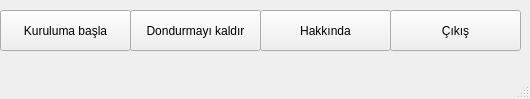
<?xml version="1.0" encoding="UTF-8"?>
<ui version="4.0">
 <class>MainWindow</class>
 <widget class="QMainWindow" name="MainWindow">
  <property name="geometry">
   <rect>
    <x>0</x>
    <y>0</y>
    <width>530</width>
    <height>99</height>
   </rect>
  </property>
  <property name="windowTitle">
   <string>LinFreeze</string>
  </property>
  <widget class="QWidget" name="centralwidget">
   <widget class="QPushButton" name="pushButton">
    <property name="geometry">
     <rect>
      <x>0</x>
      <y>10</y>
      <width>131</width>
      <height>41</height>
     </rect>
    </property>
    <property name="text">
     <string>Kuruluma başla</string>
    </property>
   </widget>
   <widget class="QPushButton" name="pushButton_2">
    <property name="geometry">
     <rect>
      <x>130</x>
      <y>10</y>
      <width>131</width>
      <height>41</height>
     </rect>
    </property>
    <property name="text">
     <string>Dondurmayı kaldır</string>
    </property>
   </widget>
   <widget class="QPushButton" name="pushButton_3">
    <property name="geometry">
     <rect>
      <x>260</x>
      <y>10</y>
      <width>131</width>
      <height>41</height>
     </rect>
    </property>
    <property name="text">
     <string>Hakkında</string>
    </property>
   </widget>
   <widget class="QPushButton" name="pushButton_4">
    <property name="geometry">
     <rect>
      <x>390</x>
      <y>10</y>
      <width>131</width>
      <height>41</height>
     </rect>
    </property>
    <property name="text">
     <string>Çıkış</string>
    </property>
   </widget>
  </widget>
  <widget class="QMenuBar" name="menubar">
   <property name="geometry">
    <rect>
     <x>0</x>
     <y>0</y>
     <width>530</width>
     <height>21</height>
    </rect>
   </property>
  </widget>
  <widget class="QStatusBar" name="statusbar"/>
 </widget>
 <resources/>
 <connections>
  <connection>
   <sender>pushButton</sender>
   <signal>clicked()</signal>
   <receiver>MainWindow</receiver>
   <slot>close()</slot>
   <hints>
    <hint type="sourcelabel">
     <x>64</x>
     <y>57</y>
    </hint>
    <hint type="destinationlabel">
     <x>64</x>
     <y>74</y>
    </hint>
   </hints>
  </connection>
  <connection>
   <sender>pushButton_2</sender>
   <signal>clicked()</signal>
   <receiver>MainWindow</receiver>
   <slot>close()</slot>
   <hints>
    <hint type="sourcelabel">
     <x>170</x>
     <y>50</y>
    </hint>
    <hint type="destinationlabel">
     <x>172</x>
     <y>76</y>
    </hint>
   </hints>
  </connection>
  <connection>
   <sender>pushButton_3</sender>
   <signal>clicked()</signal>
   <receiver>MainWindow</receiver>
   <slot>close()</slot>
   <hints>
    <hint type="sourcelabel">
     <x>309</x>
     <y>58</y>
    </hint>
    <hint type="destinationlabel">
     <x>338</x>
     <y>22</y>
    </hint>
   </hints>
  </connection>
  <connection>
   <sender>pushButton_4</sender>
   <signal>clicked()</signal>
   <receiver>pushButton_4</receiver>
   <slot>animateClick()</slot>
   <hints>
    <hint type="sourcelabel">
     <x>441</x>
     <y>56</y>
    </hint>
    <hint type="destinationlabel">
     <x>473</x>
     <y>33</y>
    </hint>
   </hints>
  </connection>
 </connections>
</ui>
